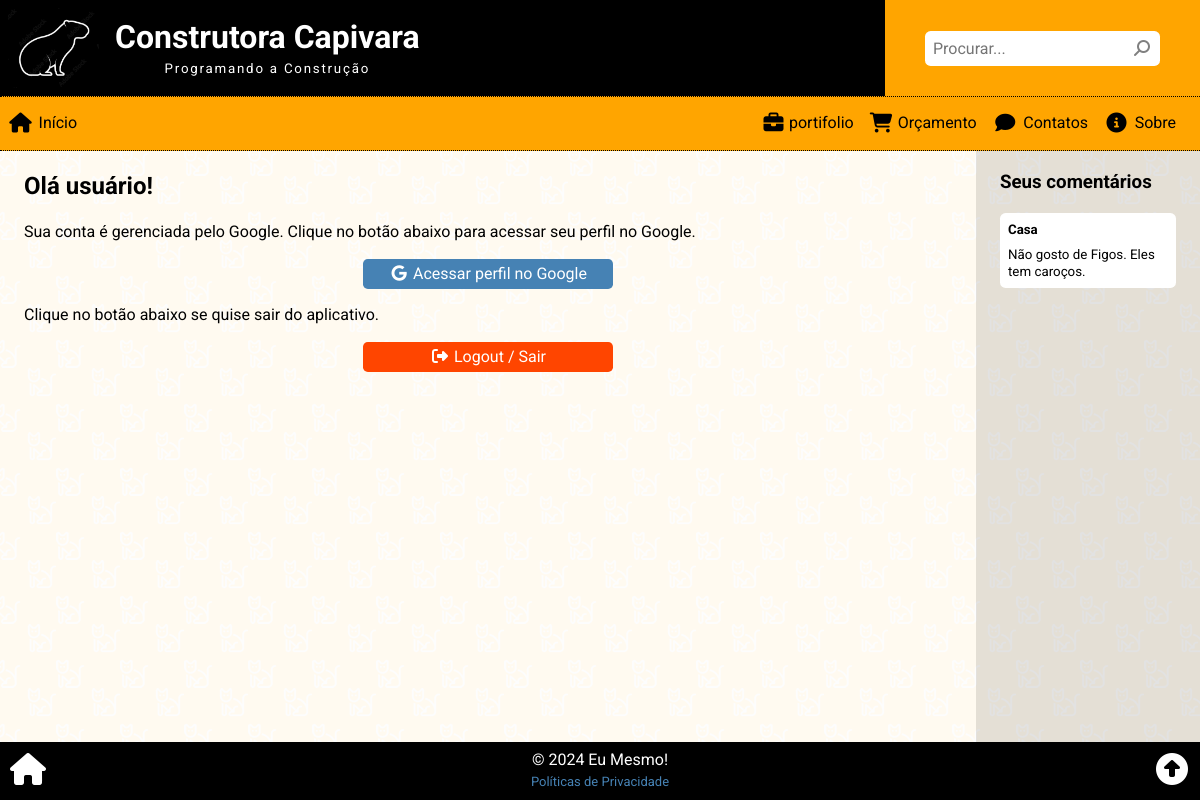
The app's page /profile.php?uid=abc123 with its own data.
### tables this page shows
CREATE TABLE comment (
    cmt_id INT PRIMARY KEY AUTO_INCREMENT,
    cmt_date TIMESTAMP DEFAULT CURRENT_TIMESTAMP,
    cmt_article INT,
    cmt_social_id VARCHAR(255),
    cmt_social_name VARCHAR(255),
    cmt_social_photo VARCHAR(255),
    cmt_social_email VARCHAR(255),
    cmt_content TEXT,
    cmt_status ENUM('on', 'off', 'del') DEFAULT 'on',
    FOREIGN KEY (cmt_article) REFERENCES article(art_id)
);

CREATE TABLE article (
    art_id INT PRIMARY KEY AUTO_INCREMENT,
    art_date TIMESTAMP DEFAULT CURRENT_TIMESTAMP,
    art_thumbnail VARCHAR(255),
    art_title VARCHAR(127),
    art_summary VARCHAR(255),
    art_author INT,
    art_content TEXT,
    art_views INT DEFAULT '0',
    art_status ENUM('on', 'off', 'del') DEFAULT 'on',
    FOREIGN KEY (art_author) REFERENCES employee(emp_id)
);

### profile.php (the view, shortened to what this page needs)
<?php
require("_global.php");
$uid = isset($_GET['uid']) ? trim(htmlentities($_GET['uid'])) : '';
$user_comments = '<div class="aside_block"><h3>Seus comentários</h3>';
if ($uid != '') :
    $sql = <<<SQL
SELECT
    cmt_content,
    art_id, art_title
FROM comment
    INNER JOIN article ON cmt_article = art_id
WHERE
    -- Requisitos
    cmt_status = 'on'
    AND art_status = 'on'
    AND art_date <= NOW()
    AND cmt_social_id = ?
ORDER BY cmt_date DESC
LIMIT 5;
SQL;
    $stmt = $conn->prepare($sql);
    $stmt->bind_param('s', $uid);
    $stmt->execute();
    $res = $stmt->get_result();
    $total = $res->num_rows;
    if ($total > 0) :
        while ($art = $res->fetch_assoc()) :
            $cmt_content = $art['cmt_content'];
            $user_comments .= <<<HTML
<div class="box" onclick="location.href='view.php?id={$art['art_id']}'">
    <h5>{$art['art_title']}</h5>
    <small title="{$art['cmt_content']}">{$cmt_content}</small>
</div>
HTML;
        endwhile;
        $user_comments .= "</div>";
    else :
        $user_comments .= <<<HTML
<p class="center">Você ainda não tem comentários. Acesse nossos <a href="index.php">artigos</a> e comente!</p>
HTML;
    endif;
else :
    $user_comments .= <<<HTML
<p class="center" id="linkToProfile"></p>
HTML;
endif;
require('_header.php');
?>
<article>
    <h2>Olá <span id="userName">usuário</span>!</h2>
    <p>Sua conta é gerenciada pelo Google. Clique no botão abaixo para acessar seu perfil no Google.</p>
    <p class="center">
        <button type="button" id="btnGoogleProfile">
            <i class="fa-brands fa-google fa-fw"></i>
            Acessar perfil no Google
        </button>
    </p>
    <p>Clique no botão abaixo se quise sair do aplicativo.</p>
    <p class="center">
        <button type="button" id="btnLogout">
            <i class="fa-solid fa-right-from-bracket fa-fw"></i>
            Logout / Sair
        </button>
    </p>
</article>
<aside>
    <?php
    echo $user_comments;
    ?>
</aside>
<?php
require('_footer.php');
?>

### assets/css/global.css (style rules this page uses)
* { box-sizing: border-box; outline: none; }
html, body { position: relative; width: 100%; height: 100%; padding: 0; margin: 0; font-family: 'Roboto', Arial, Helvetica, sans-serif; font-size: 16px; line-height: 1.3; }
body { background-color: rgba(255, 166, 0, 0.6); background-image: url('../img/back01.png'); background-attachment: fixed; background-position: center; background-repeat: repeat; }
main article, main aside { padding: 0 1.5rem; }
main article { background-color: rgba(255, 255, 255, .9); flex-grow: 1; }
main aside { background-color: rgba(226, 226, 226, 0.9); min-height: 5rem; }
.center { text-align: center; }
input, textarea, button { font-family: inherit; font-size: inherit; }
button { border: none; padding: .35rem 1rem; border-radius: .3rem; }
@media only screen and (min-width: 768px) { main aside { min-width: 14rem; max-width: 14rem; } }
.aside_block div { background-color: #fff; padding: .5rem; border-radius: .35rem; margin-bottom: 1rem; }
.aside_block h5 { margin: 0; }
.aside_block small { display: block; margin-top: .5rem; }

### assets/css/profile.css (style rules this page uses)
article button { color: white; width: 100%; max-width: 250px; cursor: pointer; }
#btnGoogleProfile { background-color: steelblue; }
#btnLogout { background-color: orangered; }

### records on screen
comment: cmt_article.art_title "Casa", cmt_content "Não gosto de Figos. Eles tem caroços."

### other values on screen
$site["title"] "Construtora Capivara"
$site["slogan"] "Programando a Construção"
